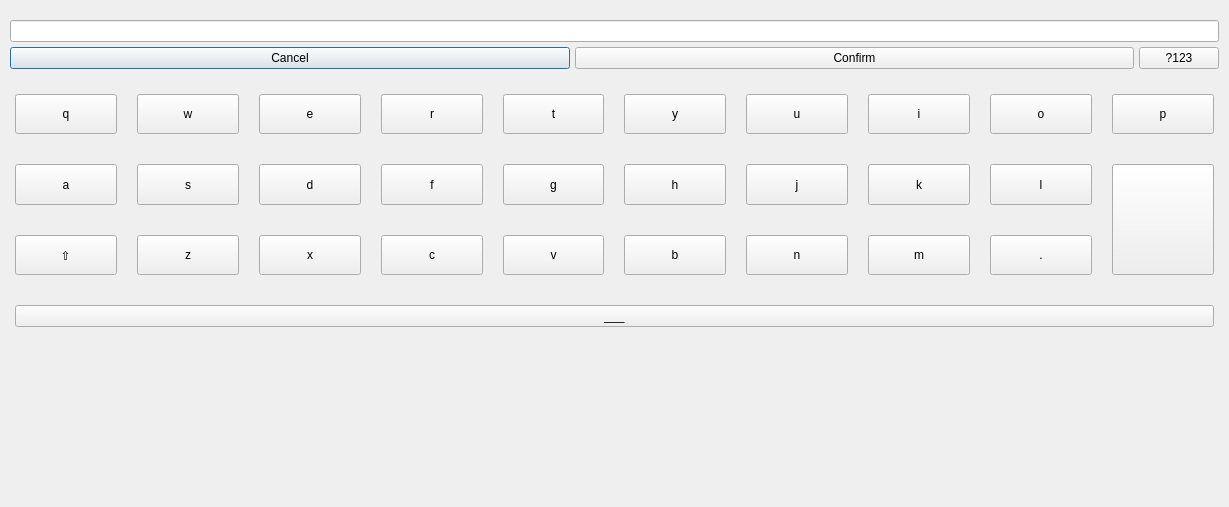
<?xml version="1.0" encoding="UTF-8"?>
<ui version="4.0">
 <class>keyboard</class>
 <widget class="QDialog" name="keyboard">
  <property name="geometry">
   <rect>
    <x>0</x>
    <y>0</y>
    <width>1229</width>
    <height>507</height>
   </rect>
  </property>
  <property name="windowTitle">
   <string>Form</string>
  </property>
  <layout class="QVBoxLayout" name="verticalLayout">
   <property name="spacing">
    <number>5</number>
   </property>
   <property name="leftMargin">
    <number>10</number>
   </property>
   <property name="topMargin">
    <number>20</number>
   </property>
   <property name="rightMargin">
    <number>10</number>
   </property>
   <property name="bottomMargin">
    <number>20</number>
   </property>
   <item>
    <widget class="QLineEdit" name="lineEdit">
     <property name="enabled">
      <bool>true</bool>
     </property>
     <property name="cursor">
      <cursorShape>OpenHandCursor</cursorShape>
     </property>
     <property name="focusPolicy">
      <enum>Qt::ClickFocus</enum>
     </property>
     <property name="cursorMoveStyle">
      <enum>Qt::VisualMoveStyle</enum>
     </property>
    </widget>
   </item>
   <item>
    <layout class="QHBoxLayout" name="horizontalLayout">
     <property name="sizeConstraint">
      <enum>QLayout::SetMinimumSize</enum>
     </property>
     <item>
      <widget class="QPushButton" name="Button_Cancel">
       <property name="sizePolicy">
        <sizepolicy hsizetype="Expanding" vsizetype="Fixed">
         <horstretch>0</horstretch>
         <verstretch>0</verstretch>
        </sizepolicy>
       </property>
       <property name="text">
        <string>Cancel</string>
       </property>
      </widget>
     </item>
     <item>
      <widget class="QPushButton" name="Button_Confirm">
       <property name="sizePolicy">
        <sizepolicy hsizetype="Expanding" vsizetype="Fixed">
         <horstretch>0</horstretch>
         <verstretch>0</verstretch>
        </sizepolicy>
       </property>
       <property name="text">
        <string>Confirm</string>
       </property>
      </widget>
     </item>
     <item>
      <widget class="QPushButton" name="Button_Special">
       <property name="sizePolicy">
        <sizepolicy hsizetype="Minimum" vsizetype="Fixed">
         <horstretch>0</horstretch>
         <verstretch>0</verstretch>
        </sizepolicy>
       </property>
       <property name="text">
        <string>?123</string>
       </property>
      </widget>
     </item>
    </layout>
   </item>
   <item>
    <layout class="QGridLayout" name="gridLayout">
     <property name="leftMargin">
      <number>5</number>
     </property>
     <property name="topMargin">
      <number>20</number>
     </property>
     <property name="rightMargin">
      <number>5</number>
     </property>
     <property name="bottomMargin">
      <number>160</number>
     </property>
     <property name="horizontalSpacing">
      <number>20</number>
     </property>
     <property name="verticalSpacing">
      <number>30</number>
     </property>
     <item row="1" column="3">
      <widget class="QPushButton" name="Button_f">
       <property name="sizePolicy">
        <sizepolicy hsizetype="Minimum" vsizetype="Minimum">
         <horstretch>0</horstretch>
         <verstretch>0</verstretch>
        </sizepolicy>
       </property>
       <property name="text">
        <string>f</string>
       </property>
      </widget>
     </item>
     <item row="0" column="0">
      <widget class="QPushButton" name="Button_q">
       <property name="sizePolicy">
        <sizepolicy hsizetype="Minimum" vsizetype="Minimum">
         <horstretch>0</horstretch>
         <verstretch>0</verstretch>
        </sizepolicy>
       </property>
       <property name="text">
        <string>q</string>
       </property>
      </widget>
     </item>
     <item row="2" column="5">
      <widget class="QPushButton" name="Button_b">
       <property name="sizePolicy">
        <sizepolicy hsizetype="Minimum" vsizetype="Minimum">
         <horstretch>0</horstretch>
         <verstretch>0</verstretch>
        </sizepolicy>
       </property>
       <property name="text">
        <string>b</string>
       </property>
      </widget>
     </item>
     <item row="2" column="0">
      <widget class="QPushButton" name="Button_Caps">
       <property name="sizePolicy">
        <sizepolicy hsizetype="Minimum" vsizetype="Minimum">
         <horstretch>0</horstretch>
         <verstretch>0</verstretch>
        </sizepolicy>
       </property>
       <property name="text">
        <string>⇧</string>
       </property>
      </widget>
     </item>
     <item row="1" column="7">
      <widget class="QPushButton" name="Button_k">
       <property name="sizePolicy">
        <sizepolicy hsizetype="Minimum" vsizetype="Minimum">
         <horstretch>0</horstretch>
         <verstretch>0</verstretch>
        </sizepolicy>
       </property>
       <property name="text">
        <string>k</string>
       </property>
      </widget>
     </item>
     <item row="0" column="7">
      <widget class="QPushButton" name="Button_i">
       <property name="sizePolicy">
        <sizepolicy hsizetype="Minimum" vsizetype="Minimum">
         <horstretch>0</horstretch>
         <verstretch>0</verstretch>
        </sizepolicy>
       </property>
       <property name="text">
        <string>i</string>
       </property>
      </widget>
     </item>
     <item row="1" column="0">
      <widget class="QPushButton" name="Button_a">
       <property name="sizePolicy">
        <sizepolicy hsizetype="Minimum" vsizetype="Minimum">
         <horstretch>0</horstretch>
         <verstretch>0</verstretch>
        </sizepolicy>
       </property>
       <property name="text">
        <string>a</string>
       </property>
      </widget>
     </item>
     <item row="2" column="6">
      <widget class="QPushButton" name="Button_n">
       <property name="sizePolicy">
        <sizepolicy hsizetype="Minimum" vsizetype="Minimum">
         <horstretch>0</horstretch>
         <verstretch>0</verstretch>
        </sizepolicy>
       </property>
       <property name="text">
        <string>n</string>
       </property>
      </widget>
     </item>
     <item row="1" column="5">
      <widget class="QPushButton" name="Button_h">
       <property name="sizePolicy">
        <sizepolicy hsizetype="Minimum" vsizetype="Minimum">
         <horstretch>0</horstretch>
         <verstretch>0</verstretch>
        </sizepolicy>
       </property>
       <property name="text">
        <string>h</string>
       </property>
      </widget>
     </item>
     <item row="2" column="8">
      <widget class="QPushButton" name="Button_dot">
       <property name="sizePolicy">
        <sizepolicy hsizetype="Minimum" vsizetype="Minimum">
         <horstretch>0</horstretch>
         <verstretch>0</verstretch>
        </sizepolicy>
       </property>
       <property name="text">
        <string>.</string>
       </property>
      </widget>
     </item>
     <item row="0" column="1">
      <widget class="QPushButton" name="Button_w">
       <property name="sizePolicy">
        <sizepolicy hsizetype="Minimum" vsizetype="Minimum">
         <horstretch>0</horstretch>
         <verstretch>0</verstretch>
        </sizepolicy>
       </property>
       <property name="text">
        <string>w</string>
       </property>
      </widget>
     </item>
     <item row="1" column="6">
      <widget class="QPushButton" name="Button_j">
       <property name="sizePolicy">
        <sizepolicy hsizetype="Minimum" vsizetype="Minimum">
         <horstretch>0</horstretch>
         <verstretch>0</verstretch>
        </sizepolicy>
       </property>
       <property name="text">
        <string>j</string>
       </property>
      </widget>
     </item>
     <item row="0" column="3">
      <widget class="QPushButton" name="Button_r">
       <property name="sizePolicy">
        <sizepolicy hsizetype="Minimum" vsizetype="Minimum">
         <horstretch>0</horstretch>
         <verstretch>0</verstretch>
        </sizepolicy>
       </property>
       <property name="text">
        <string>r</string>
       </property>
      </widget>
     </item>
     <item row="0" column="4">
      <widget class="QPushButton" name="Button_t">
       <property name="sizePolicy">
        <sizepolicy hsizetype="Minimum" vsizetype="Minimum">
         <horstretch>0</horstretch>
         <verstretch>0</verstretch>
        </sizepolicy>
       </property>
       <property name="text">
        <string>t</string>
       </property>
      </widget>
     </item>
     <item row="0" column="2">
      <widget class="QPushButton" name="Button_e">
       <property name="sizePolicy">
        <sizepolicy hsizetype="Minimum" vsizetype="Minimum">
         <horstretch>0</horstretch>
         <verstretch>0</verstretch>
        </sizepolicy>
       </property>
       <property name="text">
        <string>e</string>
       </property>
      </widget>
     </item>
     <item row="1" column="1">
      <widget class="QPushButton" name="Button_s">
       <property name="sizePolicy">
        <sizepolicy hsizetype="Minimum" vsizetype="Minimum">
         <horstretch>0</horstretch>
         <verstretch>0</verstretch>
        </sizepolicy>
       </property>
       <property name="text">
        <string>s</string>
       </property>
      </widget>
     </item>
     <item row="2" column="4">
      <widget class="QPushButton" name="Button_v">
       <property name="sizePolicy">
        <sizepolicy hsizetype="Minimum" vsizetype="Minimum">
         <horstretch>0</horstretch>
         <verstretch>0</verstretch>
        </sizepolicy>
       </property>
       <property name="text">
        <string>v</string>
       </property>
      </widget>
     </item>
     <item row="1" column="4">
      <widget class="QPushButton" name="Button_g">
       <property name="sizePolicy">
        <sizepolicy hsizetype="Minimum" vsizetype="Minimum">
         <horstretch>0</horstretch>
         <verstretch>0</verstretch>
        </sizepolicy>
       </property>
       <property name="text">
        <string>g</string>
       </property>
      </widget>
     </item>
     <item row="1" column="2">
      <widget class="QPushButton" name="Button_d">
       <property name="sizePolicy">
        <sizepolicy hsizetype="Minimum" vsizetype="Minimum">
         <horstretch>0</horstretch>
         <verstretch>0</verstretch>
        </sizepolicy>
       </property>
       <property name="text">
        <string>d</string>
       </property>
      </widget>
     </item>
     <item row="0" column="8">
      <widget class="QPushButton" name="Button_o">
       <property name="sizePolicy">
        <sizepolicy hsizetype="Minimum" vsizetype="Minimum">
         <horstretch>0</horstretch>
         <verstretch>0</verstretch>
        </sizepolicy>
       </property>
       <property name="text">
        <string>o</string>
       </property>
      </widget>
     </item>
     <item row="2" column="2">
      <widget class="QPushButton" name="Button_x">
       <property name="sizePolicy">
        <sizepolicy hsizetype="Minimum" vsizetype="Minimum">
         <horstretch>0</horstretch>
         <verstretch>0</verstretch>
        </sizepolicy>
       </property>
       <property name="text">
        <string>x</string>
       </property>
      </widget>
     </item>
     <item row="0" column="5">
      <widget class="QPushButton" name="Button_y">
       <property name="sizePolicy">
        <sizepolicy hsizetype="Minimum" vsizetype="Minimum">
         <horstretch>0</horstretch>
         <verstretch>0</verstretch>
        </sizepolicy>
       </property>
       <property name="text">
        <string>y</string>
       </property>
      </widget>
     </item>
     <item row="2" column="3">
      <widget class="QPushButton" name="Button_c">
       <property name="sizePolicy">
        <sizepolicy hsizetype="Minimum" vsizetype="Minimum">
         <horstretch>0</horstretch>
         <verstretch>0</verstretch>
        </sizepolicy>
       </property>
       <property name="text">
        <string>c</string>
       </property>
      </widget>
     </item>
     <item row="1" column="9" rowspan="2">
      <widget class="QPushButton" name="Button_backspace">
       <property name="sizePolicy">
        <sizepolicy hsizetype="Minimum" vsizetype="Minimum">
         <horstretch>0</horstretch>
         <verstretch>0</verstretch>
        </sizepolicy>
       </property>
       <property name="text">
        <string/>
       </property>
       <property name="icon">
        <iconset resource="Resources/sanki.qrc">
         <normaloff>:/icons/backspace.png</normaloff>:/icons/backspace.png</iconset>
       </property>
      </widget>
     </item>
     <item row="2" column="7">
      <widget class="QPushButton" name="Button_m">
       <property name="sizePolicy">
        <sizepolicy hsizetype="Minimum" vsizetype="Minimum">
         <horstretch>0</horstretch>
         <verstretch>0</verstretch>
        </sizepolicy>
       </property>
       <property name="text">
        <string>m</string>
       </property>
      </widget>
     </item>
     <item row="0" column="6">
      <widget class="QPushButton" name="Button_u">
       <property name="sizePolicy">
        <sizepolicy hsizetype="Minimum" vsizetype="Minimum">
         <horstretch>0</horstretch>
         <verstretch>0</verstretch>
        </sizepolicy>
       </property>
       <property name="text">
        <string>u</string>
       </property>
      </widget>
     </item>
     <item row="0" column="9">
      <widget class="QPushButton" name="Button_p">
       <property name="sizePolicy">
        <sizepolicy hsizetype="Minimum" vsizetype="Minimum">
         <horstretch>0</horstretch>
         <verstretch>0</verstretch>
        </sizepolicy>
       </property>
       <property name="text">
        <string>p</string>
       </property>
      </widget>
     </item>
     <item row="2" column="1">
      <widget class="QPushButton" name="Button_z">
       <property name="sizePolicy">
        <sizepolicy hsizetype="Minimum" vsizetype="Minimum">
         <horstretch>0</horstretch>
         <verstretch>0</verstretch>
        </sizepolicy>
       </property>
       <property name="text">
        <string>z</string>
       </property>
      </widget>
     </item>
     <item row="1" column="8">
      <widget class="QPushButton" name="Button_l">
       <property name="sizePolicy">
        <sizepolicy hsizetype="Minimum" vsizetype="Minimum">
         <horstretch>0</horstretch>
         <verstretch>0</verstretch>
        </sizepolicy>
       </property>
       <property name="text">
        <string>l</string>
       </property>
      </widget>
     </item>
     <item row="3" column="0" colspan="10">
      <widget class="QPushButton" name="Button_space">
       <property name="sizePolicy">
        <sizepolicy hsizetype="Minimum" vsizetype="Fixed">
         <horstretch>0</horstretch>
         <verstretch>0</verstretch>
        </sizepolicy>
       </property>
       <property name="text">
        <string>___</string>
       </property>
      </widget>
     </item>
    </layout>
   </item>
  </layout>
 </widget>
 <resources>
  <include location="Resources/sanki.qrc"/>
 </resources>
 <connections/>
</ui>
